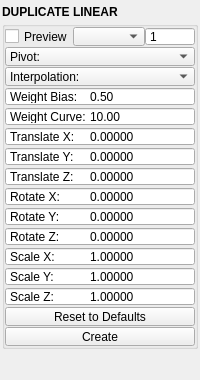
<?xml version="1.0" encoding="UTF-8"?>
<ui version="4.0">
 <class>QtUi</class>
 <widget class="QMainWindow" name="QtUi">
  <property name="geometry">
   <rect>
    <x>0</x>
    <y>0</y>
    <width>200</width>
    <height>379</height>
   </rect>
  </property>
  <property name="tabShape">
   <enum>QTabWidget::Triangular</enum>
  </property>
  <property name="dockNestingEnabled">
   <bool>true</bool>
  </property>
  <property name="dockOptions">
   <set>QMainWindow::AllowNestedDocks|QMainWindow::AllowTabbedDocks|QMainWindow::AnimatedDocks|QMainWindow::ForceTabbedDocks</set>
  </property>
  <property name="enabled" stdset="0">
   <bool>true</bool>
  </property>
  <property name="accessibleDescription">
   <string>Duplicate objects in a row with stepped translate, rotate and scale offsets.</string>
  </property>
  <widget class="QWidget" name="central_widget">
   <property name="minimumSize">
    <size>
     <width>200</width>
     <height>0</height>
    </size>
   </property>
   <layout class="QVBoxLayout" name="verticalLayout_2">
    <property name="leftMargin">
     <number>2</number>
    </property>
    <property name="topMargin">
     <number>2</number>
    </property>
    <property name="rightMargin">
     <number>2</number>
    </property>
    <property name="bottomMargin">
     <number>2</number>
    </property>
    <property name="spacing">
     <number>2</number>
    </property>
    <item>
     <layout class="QVBoxLayout" name="verticalLayout">
      <property name="spacing">
       <number>0</number>
      </property>
      <item>
       <widget class="Header" name="header">
        <property name="minimumSize">
         <size>
          <width>0</width>
          <height>19</height>
         </size>
        </property>
        <property name="maximumSize">
         <size>
          <width>16777215</width>
          <height>19</height>
         </size>
        </property>
        <property name="font">
         <font>
          <weight>75</weight>
          <bold>true</bold>
         </font>
        </property>
        <property name="text">
         <string>DUPLICATE LINEAR</string>
        </property>
       </widget>
      </item>
      <item>
       <widget class="QGroupBox" name="duplicate">
        <property name="sizePolicy">
         <sizepolicy hsizetype="Preferred" vsizetype="Fixed">
          <horstretch>0</horstretch>
          <verstretch>0</verstretch>
         </sizepolicy>
        </property>
        <property name="title">
         <string/>
        </property>
        <layout class="QGridLayout" name="gridLayout_4">
         <property name="leftMargin">
          <number>0</number>
         </property>
         <property name="topMargin">
          <number>0</number>
         </property>
         <property name="rightMargin">
          <number>0</number>
         </property>
         <property name="bottomMargin">
          <number>0</number>
         </property>
         <property name="horizontalSpacing">
          <number>0</number>
         </property>
         <property name="verticalSpacing">
          <number>1</number>
         </property>
         <item row="10" column="0" colspan="6">
          <widget class="DoubleSpinBox" name="s004">
           <property name="minimumSize">
            <size>
             <width>0</width>
             <height>19</height>
            </size>
           </property>
           <property name="maximumSize">
            <size>
             <width>16777215</width>
             <height>19</height>
            </size>
           </property>
           <property name="toolTip">
            <string>Duplicate: rotate Y amount</string>
           </property>
           <property name="buttonSymbols">
            <enum>QAbstractSpinBox::NoButtons</enum>
           </property>
           <property name="prefix">
            <string>Rotate Y:	</string>
           </property>
           <property name="decimals">
            <number>5</number>
           </property>
           <property name="minimum">
            <double>-999999999.000000000000000</double>
           </property>
           <property name="maximum">
            <double>999999999.000000000000000</double>
           </property>
           <property name="singleStep">
            <double>1.000000000000000</double>
           </property>
           <property name="value">
            <double>0.000000000000000</double>
           </property>
          </widget>
         </item>
         <item row="17" column="0" colspan="6">
          <layout class="QHBoxLayout" name="horizontalLayout_2">
           <property name="spacing">
            <number>0</number>
           </property>
           <item>
            <widget class="QPushButton" name="b000">
             <property name="enabled">
              <bool>false</bool>
             </property>
             <property name="minimumSize">
              <size>
               <width>0</width>
               <height>19</height>
              </size>
             </property>
             <property name="maximumSize">
              <size>
               <width>16777215</width>
               <height>19</height>
              </size>
             </property>
             <property name="toolTip">
              <string>Finish the duplicate operation.</string>
             </property>
             <property name="layoutDirection">
              <enum>Qt::RightToLeft</enum>
             </property>
             <property name="text">
              <string>Create</string>
             </property>
             <property name="autoDefault">
              <bool>false</bool>
             </property>
             <property name="default">
              <bool>false</bool>
             </property>
             <property name="flat">
              <bool>false</bool>
             </property>
             <property name="enabled" stdset="0">
              <bool>true</bool>
             </property>
            </widget>
           </item>
          </layout>
         </item>
         <item row="14" column="0" colspan="6">
          <widget class="DoubleSpinBox" name="s008">
           <property name="minimumSize">
            <size>
             <width>0</width>
             <height>19</height>
            </size>
           </property>
           <property name="maximumSize">
            <size>
             <width>16777215</width>
             <height>19</height>
            </size>
           </property>
           <property name="toolTip">
            <string>Duplicate: scale Z amount</string>
           </property>
           <property name="buttonSymbols">
            <enum>QAbstractSpinBox::NoButtons</enum>
           </property>
           <property name="prefix">
            <string>Scale Z:	</string>
           </property>
           <property name="decimals">
            <number>5</number>
           </property>
           <property name="minimum">
            <double>-999999999.000000000000000</double>
           </property>
           <property name="maximum">
            <double>999999999.000000000000000</double>
           </property>
           <property name="singleStep">
            <double>0.100000000000000</double>
           </property>
           <property name="value">
            <double>1.000000000000000</double>
           </property>
          </widget>
         </item>
         <item row="12" column="0" colspan="6">
          <widget class="DoubleSpinBox" name="s006">
           <property name="minimumSize">
            <size>
             <width>0</width>
             <height>19</height>
            </size>
           </property>
           <property name="maximumSize">
            <size>
             <width>16777215</width>
             <height>19</height>
            </size>
           </property>
           <property name="toolTip">
            <string>Duplicate: scale X amount</string>
           </property>
           <property name="buttonSymbols">
            <enum>QAbstractSpinBox::NoButtons</enum>
           </property>
           <property name="prefix">
            <string>Scale X:	</string>
           </property>
           <property name="decimals">
            <number>5</number>
           </property>
           <property name="minimum">
            <double>-999999999.000000000000000</double>
           </property>
           <property name="maximum">
            <double>999999999.000000000000000</double>
           </property>
           <property name="singleStep">
            <double>0.100000000000000</double>
           </property>
           <property name="value">
            <double>1.000000000000000</double>
           </property>
          </widget>
         </item>
         <item row="5" column="0" colspan="6">
          <widget class="DoubleSpinBox" name="s011">
           <property name="minimumSize">
            <size>
             <width>0</width>
             <height>19</height>
            </size>
           </property>
           <property name="maximumSize">
            <size>
             <width>16777215</width>
             <height>19</height>
            </size>
           </property>
           <property name="toolTip">
            <string>Controls the strength of the bias.

Higher values result in a stronger bias effect, while lower values result in a weaker bias effect. A value of 1 results in no bias effect.</string>
           </property>
           <property name="buttonSymbols">
            <enum>QAbstractSpinBox::NoButtons</enum>
           </property>
           <property name="prefix">
            <string>Weight Curve:	</string>
           </property>
           <property name="decimals">
            <number>2</number>
           </property>
           <property name="minimum">
            <double>1.000000000000000</double>
           </property>
           <property name="maximum">
            <double>100.000000000000000</double>
           </property>
           <property name="singleStep">
            <double>1.000000000000000</double>
           </property>
           <property name="value">
            <double>10.000000000000000</double>
           </property>
          </widget>
         </item>
         <item row="11" column="0" colspan="6">
          <widget class="DoubleSpinBox" name="s005">
           <property name="minimumSize">
            <size>
             <width>0</width>
             <height>19</height>
            </size>
           </property>
           <property name="maximumSize">
            <size>
             <width>16777215</width>
             <height>19</height>
            </size>
           </property>
           <property name="toolTip">
            <string>Duplicate: rotate Z amount</string>
           </property>
           <property name="buttonSymbols">
            <enum>QAbstractSpinBox::NoButtons</enum>
           </property>
           <property name="prefix">
            <string>Rotate Z:	</string>
           </property>
           <property name="decimals">
            <number>5</number>
           </property>
           <property name="minimum">
            <double>-999999999.000000000000000</double>
           </property>
           <property name="maximum">
            <double>999999999.000000000000000</double>
           </property>
           <property name="singleStep">
            <double>1.000000000000000</double>
           </property>
           <property name="value">
            <double>0.000000000000000</double>
           </property>
          </widget>
         </item>
         <item row="4" column="0" colspan="6">
          <widget class="DoubleSpinBox" name="s010">
           <property name="minimumSize">
            <size>
             <width>0</width>
             <height>19</height>
            </size>
           </property>
           <property name="maximumSize">
            <size>
             <width>16777215</width>
             <height>19</height>
            </size>
           </property>
           <property name="toolTip">
            <string>Controls the progression of transformations across the duplicates.

A value of 0.5 results in a linear progression. Values less than 0.5 make transformations faster at the start and slower at the end, while values greater than 0.5 do the opposite.</string>
           </property>
           <property name="buttonSymbols">
            <enum>QAbstractSpinBox::NoButtons</enum>
           </property>
           <property name="prefix">
            <string>Weight Bias:	</string>
           </property>
           <property name="decimals">
            <number>2</number>
           </property>
           <property name="minimum">
            <double>0.000000000000000</double>
           </property>
           <property name="maximum">
            <double>1.000000000000000</double>
           </property>
           <property name="singleStep">
            <double>0.010000000000000</double>
           </property>
           <property name="value">
            <double>0.500000000000000</double>
           </property>
          </widget>
         </item>
         <item row="1" column="0" colspan="6">
          <layout class="QHBoxLayout" name="horizontalLayout">
           <property name="spacing">
            <number>0</number>
           </property>
           <item>
            <widget class="QCheckBox" name="chk000">
             <property name="minimumSize">
              <size>
               <width>0</width>
               <height>19</height>
              </size>
             </property>
             <property name="maximumSize">
              <size>
               <width>16777215</width>
               <height>19</height>
              </size>
             </property>
             <property name="toolTip">
              <string>Start the duplicate preview using any selected mesh objects.</string>
             </property>
             <property name="text">
              <string>Preview</string>
             </property>
             <property name="iconSize">
              <size>
               <width>18</width>
               <height>18</height>
              </size>
             </property>
             <property name="checkable">
              <bool>true</bool>
             </property>
            </widget>
           </item>
           <item>
            <widget class="ComboBox" name="cmb_inst">
             <property name="minimumSize">
              <size>
               <width>0</width>
               <height>19</height>
              </size>
             </property>
             <property name="maximumSize">
              <size>
               <width>90</width>
               <height>19</height>
              </size>
             </property>
             <property name="toolTip">
              <string>Whether the duplicates are independent copies or instances (shared mesh data).</string>
             </property>
            </widget>
           </item>
           <item>
            <widget class="QSpinBox" name="s009">
             <property name="minimumSize">
              <size>
               <width>0</width>
               <height>19</height>
              </size>
             </property>
             <property name="maximumSize">
              <size>
               <width>60</width>
               <height>19</height>
              </size>
             </property>
             <property name="toolTip">
              <string>Duplicate: total number of duplicated objects.</string>
             </property>
             <property name="buttonSymbols">
              <enum>QAbstractSpinBox::NoButtons</enum>
             </property>
             <property name="minimum">
              <number>1</number>
             </property>
             <property name="maximum">
              <number>999</number>
             </property>
             <property name="value">
              <number>1</number>
             </property>
            </widget>
           </item>
          </layout>
         </item>
         <item row="8" column="0" colspan="6">
          <widget class="DoubleSpinBox" name="s002">
           <property name="minimumSize">
            <size>
             <width>0</width>
             <height>19</height>
            </size>
           </property>
           <property name="maximumSize">
            <size>
             <width>16777215</width>
             <height>19</height>
            </size>
           </property>
           <property name="toolTip">
            <string>Duplicate: transform Z amount</string>
           </property>
           <property name="buttonSymbols">
            <enum>QAbstractSpinBox::NoButtons</enum>
           </property>
           <property name="prefix">
            <string>Translate Z:	</string>
           </property>
           <property name="decimals">
            <number>5</number>
           </property>
           <property name="minimum">
            <double>-999999999.000000000000000</double>
           </property>
           <property name="maximum">
            <double>999999999.000000000000000</double>
           </property>
           <property name="singleStep">
            <double>1.000000000000000</double>
           </property>
           <property name="value">
            <double>0.000000000000000</double>
           </property>
          </widget>
         </item>
         <item row="13" column="0" colspan="6">
          <widget class="DoubleSpinBox" name="s007">
           <property name="minimumSize">
            <size>
             <width>0</width>
             <height>19</height>
            </size>
           </property>
           <property name="maximumSize">
            <size>
             <width>16777215</width>
             <height>19</height>
            </size>
           </property>
           <property name="toolTip">
            <string>Duplicate: scale Y amount</string>
           </property>
           <property name="buttonSymbols">
            <enum>QAbstractSpinBox::NoButtons</enum>
           </property>
           <property name="prefix">
            <string>Scale Y:	</string>
           </property>
           <property name="decimals">
            <number>5</number>
           </property>
           <property name="minimum">
            <double>-999999999.000000000000000</double>
           </property>
           <property name="maximum">
            <double>999999999.000000000000000</double>
           </property>
           <property name="singleStep">
            <double>0.100000000000000</double>
           </property>
           <property name="value">
            <double>1.000000000000000</double>
           </property>
          </widget>
         </item>
         <item row="3" column="0" colspan="6">
          <widget class="ComboBox" name="cmb001">
           <property name="minimumSize">
            <size>
             <width>0</width>
             <height>19</height>
            </size>
           </property>
           <property name="maximumSize">
            <size>
             <width>16777215</width>
             <height>19</height>
            </size>
           </property>
           <property name="toolTip">
            <string>Select the calculation method for transformation progression across duplicates.</string>
           </property>
           <property name="maxVisibleItems">
            <number>40</number>
           </property>
           <property name="maxCount">
            <number>500</number>
           </property>
           <property name="sizeAdjustPolicy">
            <enum>QComboBox::AdjustToContents</enum>
           </property>
           <property name="frame">
            <bool>true</bool>
           </property>
           <item>
            <property name="text">
             <string>Interpolation:</string>
            </property>
           </item>
          </widget>
         </item>
         <item row="9" column="0" colspan="6">
          <widget class="DoubleSpinBox" name="s003">
           <property name="minimumSize">
            <size>
             <width>0</width>
             <height>19</height>
            </size>
           </property>
           <property name="maximumSize">
            <size>
             <width>16777215</width>
             <height>19</height>
            </size>
           </property>
           <property name="toolTip">
            <string>Duplicate: rotate X amount</string>
           </property>
           <property name="buttonSymbols">
            <enum>QAbstractSpinBox::NoButtons</enum>
           </property>
           <property name="prefix">
            <string>Rotate X:	</string>
           </property>
           <property name="decimals">
            <number>5</number>
           </property>
           <property name="minimum">
            <double>-999999999.000000000000000</double>
           </property>
           <property name="maximum">
            <double>999999999.000000000000000</double>
           </property>
           <property name="singleStep">
            <double>1.000000000000000</double>
           </property>
           <property name="value">
            <double>0.000000000000000</double>
           </property>
          </widget>
         </item>
         <item row="6" column="0" colspan="6">
          <widget class="DoubleSpinBox" name="s000">
           <property name="minimumSize">
            <size>
             <width>0</width>
             <height>19</height>
            </size>
           </property>
           <property name="maximumSize">
            <size>
             <width>16777215</width>
             <height>19</height>
            </size>
           </property>
           <property name="toolTip">
            <string>Duplicate: transform X amount</string>
           </property>
           <property name="buttonSymbols">
            <enum>QAbstractSpinBox::NoButtons</enum>
           </property>
           <property name="prefix">
            <string>Translate X:	</string>
           </property>
           <property name="decimals">
            <number>5</number>
           </property>
           <property name="minimum">
            <double>-999999999.000000000000000</double>
           </property>
           <property name="maximum">
            <double>999999999.000000000000000</double>
           </property>
           <property name="singleStep">
            <double>1.000000000000000</double>
           </property>
           <property name="value">
            <double>0.000000000000000</double>
           </property>
          </widget>
         </item>
         <item row="7" column="0" colspan="6">
          <widget class="DoubleSpinBox" name="s001">
           <property name="minimumSize">
            <size>
             <width>0</width>
             <height>19</height>
            </size>
           </property>
           <property name="maximumSize">
            <size>
             <width>16777215</width>
             <height>19</height>
            </size>
           </property>
           <property name="toolTip">
            <string>Duplicate: transform Y amount</string>
           </property>
           <property name="buttonSymbols">
            <enum>QAbstractSpinBox::NoButtons</enum>
           </property>
           <property name="prefix">
            <string>Translate Y:	</string>
           </property>
           <property name="decimals">
            <number>5</number>
           </property>
           <property name="minimum">
            <double>-999999999.000000000000000</double>
           </property>
           <property name="maximum">
            <double>999999999.000000000000000</double>
           </property>
           <property name="singleStep">
            <double>1.000000000000000</double>
           </property>
           <property name="value">
            <double>0.000000000000000</double>
           </property>
          </widget>
         </item>
         <item row="2" column="0" colspan="6">
          <widget class="ComboBox" name="cmb002">
           <property name="minimumSize">
            <size>
             <width>0</width>
             <height>19</height>
            </size>
           </property>
           <property name="maximumSize">
            <size>
             <width>16777215</width>
             <height>19</height>
            </size>
           </property>
           <property name="toolTip">
            <string>Select the calculation method for transformation progression across duplicates.</string>
           </property>
           <property name="maxVisibleItems">
            <number>40</number>
           </property>
           <property name="maxCount">
            <number>500</number>
           </property>
           <property name="sizeAdjustPolicy">
            <enum>QComboBox::AdjustToContents</enum>
           </property>
           <property name="frame">
            <bool>true</bool>
           </property>
           <item>
            <property name="text">
             <string>Pivot:</string>
            </property>
           </item>
          </widget>
         </item>
         <item row="15" column="0" colspan="6">
          <widget class="QPushButton" name="b001">
           <property name="minimumSize">
            <size>
             <width>0</width>
             <height>19</height>
            </size>
           </property>
           <property name="maximumSize">
            <size>
             <width>16777215</width>
             <height>19</height>
            </size>
           </property>
           <property name="text">
            <string>Reset to Defaults</string>
           </property>
           <property name="iconSize">
            <size>
             <width>18</width>
             <height>18</height>
            </size>
           </property>
           <property name="checkable">
            <bool>false</bool>
           </property>
           <property name="checked">
            <bool>false</bool>
           </property>
          </widget>
         </item>
        </layout>
       </widget>
      </item>
      <item>
       <spacer name="verticalSpacer">
        <property name="orientation">
         <enum>Qt::Vertical</enum>
        </property>
        <property name="sizeType">
         <enum>QSizePolicy::Fixed</enum>
        </property>
        <property name="sizeHint" stdset="0">
         <size>
          <width>0</width>
          <height>10</height>
         </size>
        </property>
       </spacer>
      </item>
      <item>
       <widget class="Footer" name="footer" native="true">
        <property name="minimumSize">
         <size>
          <width>0</width>
          <height>19</height>
         </size>
        </property>
        <property name="maximumSize">
         <size>
          <width>16777215</width>
          <height>19</height>
         </size>
        </property>
       </widget>
      </item>
     </layout>
    </item>
   </layout>
  </widget>
 </widget>
 <customwidgets>
  <customwidget>
   <class>Footer</class>
   <extends>QWidget</extends>
   <header>uitk.widgets.footer</header>
  </customwidget>
  <customwidget>
   <class>Header</class>
   <extends>QLabel</extends>
   <header>uitk.widgets.header.Header.h</header>
  </customwidget>
  <customwidget>
   <class>DoubleSpinBox</class>
   <extends>QDoubleSpinBox</extends>
   <header>widgets.doublespinbox.h</header>
  </customwidget>
  <customwidget>
   <class>ComboBox</class>
   <extends>QComboBox</extends>
   <header>uitk.widgets.comboBox.ComboBox.h</header>
  </customwidget>
 </customwidgets>
 <resources/>
 <connections/>
 <designerdata>
  <property name="gridDeltaX">
   <number>5</number>
  </property>
  <property name="gridDeltaY">
   <number>5</number>
  </property>
  <property name="gridSnapX">
   <bool>true</bool>
  </property>
  <property name="gridSnapY">
   <bool>true</bool>
  </property>
  <property name="gridVisible">
   <bool>true</bool>
  </property>
 </designerdata>
</ui>
